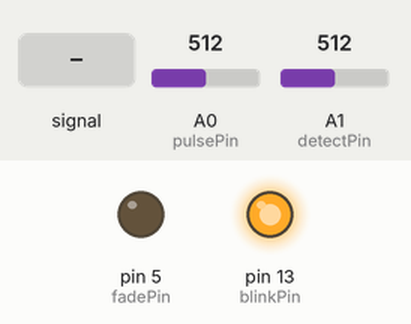
Recording of a sketch running on a simulated Arduino Uno, built with avr-gcc and run on an emulated ATmega328P. Parts: output pins drawn as LEDs (lit = HIGH). Inputs (shaded band) come from the test bench; at power-on: A0 (pulsePin) = 512, A1 (detectPin) = 512. What the sketch prints to the serial monitor is not drawn.

Above: at 2.2 s.
2.3 s: A0 (pulsePin) fed a 200 Hz sine of ±255 counts around its level
At 5.2 s:
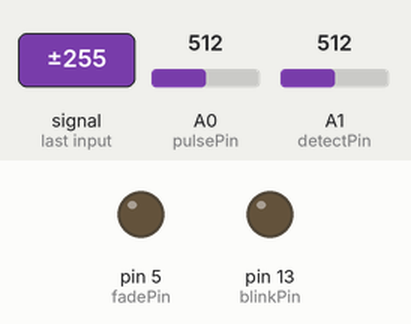
5.3 s: A0 (pulsePin) set to 442
At 8.08 s:
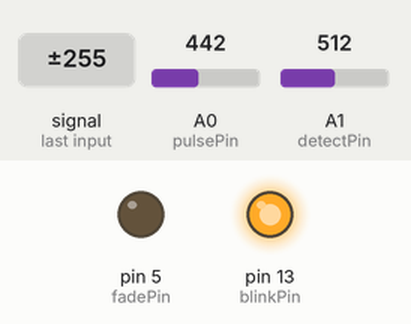
8.3 s: A0 (pulsePin) set to 411
At 9.2 s:
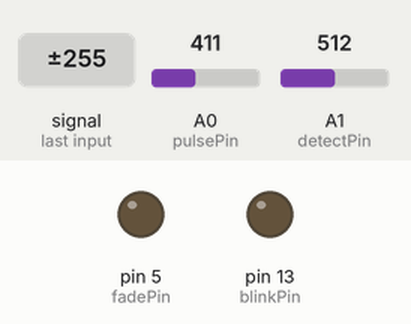
9.8 s: A0 (pulsePin) set to 511
At 10.3 s:
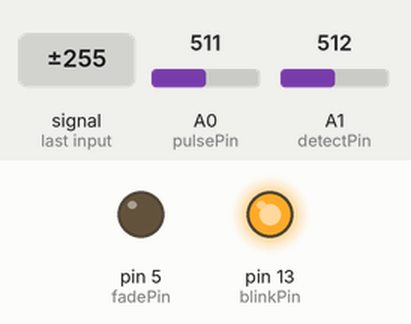
11.3 s: A0 (pulsePin) set to 80
At 19.3 s:
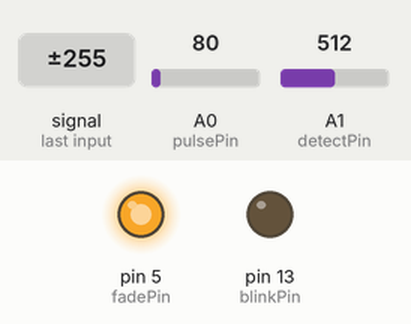
Timing chart, 0 to 26.8 s (numbered marks = the images above; inputs shaded):
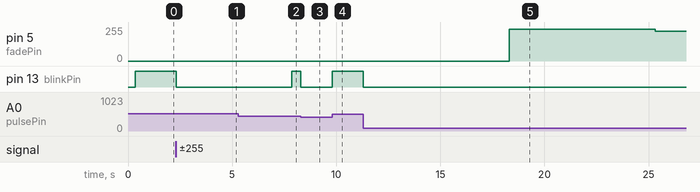

Measured:
- the behaviour switches between 428 and 427 on A0 (pulsePin) (found by bisection; images 2 and 3)
- after the input at 2.3 s, pin 13 (blinkPin): HIGH → LOW at once
- after the input at 5.3 s, pin 13 (blinkPin): LOW → HIGH after 2.6 s
- after the input at 8.3 s, pin 13 (blinkPin): HIGH → LOW at once
- after the input at 9.8 s, pin 13 (blinkPin): LOW → HIGH at once
- after the input at 11.3 s, pin 5 (fadePin): 0/255 → 240/255 after 7.0 s, → 225/255 7.0 s later; pin 13 (blinkPin): HIGH → LOW at once

The sketch:

Pulse_Sensor.ino
```cpp
/*
>> Pulse Sensor Amped 1.2 <<
This code is for Pulse Sensor Amped by Joel Murphy and Yury Gitman
    www.pulsesensor.com
    >>> Pulse Sensor purple wire goes to Analog Pin 0 <<<
Pulse Sensor sample aquisition and processing happens in the background via Timer 2 interrupt. 2mS sample rate.
PWM on pins 3 and 11 will not work when using this code, because we are using Timer 2!
The following variables are automatically updated:
Signal :    int that holds the analog signal data straight from the sensor. updated every 2mS.
IBI  :      int that holds the time interval between beats. 2mS resolution.
BPM  :      int that holds the heart rate value, derived every beat, from averaging previous 10 IBI values.
QS  :       boolean that is made true whenever Pulse is found and BPM is updated. User must reset.
Pulse :     boolean that is true when a heartbeat is sensed then false in time with pin13 LED going out.

This code is designed with output serial data to Processing sketch "PulseSensorAmped_Processing-xx"
The Processing sketch is a simple data visualizer.
All the work to find the heartbeat and determine the heartrate happens in the code below.
Pin 13 LED will blink with heartbeat.
If you want to use pin 13 for something else, adjust the interrupt handler
It will also fade an LED on pin fadePin with every beat. Put an LED and series resistor from fadePin to GND.
Check here for detailed code walkthrough:
http://pulsesensor.myshopify.com/pages/pulse-sensor-amped-arduino-v1dot1

Code Version 1.2 by Joel Murphy & Yury Gitman  Spring 2013
This update fixes the firstBeat and secondBeat flag usage so that realistic BPM is reported.

*/


//  VARIABLES
int pulsePin = 0;                 // Pulse Sensor purple wire connected to analog pin 0
int blinkPin = 13;                // pin to blink led at each beat
int fadePin = 5;                  // pin to do fancy classy fading blink at each beat
int fadeRate = 0;                 // used to fade LED on with PWM on fadePin

int valormin, valormax;

int detectPin = A1;
int detect;

// these variables are volatile because they are used during the interrupt service routine!
volatile int BPM;                   // used to hold the pulse rate
volatile int Signal;                // holds the incoming raw data
volatile int IBI = 600;             // holds the time between beats, must be seeded!
volatile boolean Pulse = false;     // true when pulse wave is high, false when it's low
volatile boolean QS = false;        // becomes true when Arduoino finds a beat.

boolean calibrou = false;
long int tempo;
void setup(){
  pinMode(blinkPin,OUTPUT);         // pin that will blink to your heartbeat!
  pinMode(fadePin,OUTPUT);          // pin that will fade to your heartbeat!
  Serial.begin(115200);
  while (!Serial) {
    ; // wait for serial port to connect. Needed for Leonardo only
  }
  valormin = 1023;
  valormax = 0;
  interruptSetup();                 // sets up to read Pulse Sensor signal every 2mS
   // UN-COMMENT THE NEXT LINE IF YOU ARE POWERING The Pulse Sensor AT LOW VOLTAGE,
   // AND APPLY THAT VOLTAGE TO THE A-REF PIN
   //analogReference(EXTERNAL);
   detect = 500;
 delay(1000);


}


void loop(){

  detect = analogRead(detectPin);
  if (detect < 90){
  while (!calibrou) {
  getValues();
  }
  sendDataToProcessing('S', Signal);     // send Processing the raw Pulse Sensor data
  if (QS == true){                       // Quantified Self flag is true when arduino finds a heartbeat
        fadeRate = 255;                  // Set 'fadeRate' Variable to 255 to fade LED with pulse
        sendDataToProcessing('B',BPM);   // send heart rate with a 'B' prefix
        sendDataToProcessing('Q',IBI);   // send time between beats with a 'Q' prefix
        QS = false;                      // reset the Quantified Self flag for next time
     }

  ledFadeToBeat();

  delay(20);                             //  take a break
}

else{
Serial.print("S");
Serial.println(3544); //codigo 4 dig sup a 1023
calibrou = false;
tempo = millis();

}
}

void ledFadeToBeat(){
    fadeRate -= 15;                         //  set LED fade value
    fadeRate = constrain(fadeRate,0,255);   //  keep LED fade value from going into negative numbers!
    analogWrite(fadePin,fadeRate);          //  fade LED
  }


void sendDataToProcessing(char symbol, int data ){
    Serial.print(symbol);                // symbol prefix tells Processing what type of data is coming
    Serial.println(data);                // the data to send culminating in a carriage return
  }

void getValues(){

  while( millis()-tempo< 7000){
  Serial.print("S");
  Serial.println(2483); //codigo 4 dig sup a 1023
  if (Signal > valormax){
    valormax = Signal;
  }
  if (Signal < valormin){
    valormin = Signal;
  }


  }
  sendDataToProcessing('A', valormax);
  sendDataToProcessing('I', valormin);
  calibrou = true;


}
```

Interrupt.ino
```cpp
volatile int rate[10];                    // used to hold last ten IBI values
volatile unsigned long sampleCounter = 0;          // used to determine pulse timing
volatile unsigned long lastBeatTime = 0;           // used to find the inter beat interval
volatile int P =512;                      // used to find peak in pulse wave
volatile int T = 512;                     // used to find trough in pulse wave
volatile int thresh = 512;                // used to find instant moment of heart beat
volatile int amp = 100;                   // used to hold amplitude of pulse waveform
volatile boolean firstBeat = true;        // used to seed rate array so we startup with reasonable BPM
volatile boolean secondBeat = true;       // used to seed rate array so we startup with reasonable BPM


void interruptSetup(){
  // Initializes Timer2 to throw an interrupt every 2mS.
  TCCR2A = 0x02;     // DISABLE PWM ON DIGITAL PINS 3 AND 11, AND GO INTO CTC MODE
  TCCR2B = 0x06;     // DON'T FORCE COMPARE, 256 PRESCALER
  OCR2A = 0X7C;      // SET THE TOP OF THE COUNT TO 124 FOR 500Hz SAMPLE RATE
  TIMSK2 = 0x02;     // ENABLE INTERRUPT ON MATCH BETWEEN TIMER2 AND OCR2A
  sei();             // MAKE SURE GLOBAL INTERRUPTS ARE ENABLED
}


// THIS IS THE TIMER 2 INTERRUPT SERVICE ROUTINE.
// Timer 2 makes sure that we take a reading every 2 miliseconds
ISR(TIMER2_COMPA_vect){                         // triggered when Timer2 counts to 124
    cli();                                      // disable interrupts while we do this
    Signal = analogRead(pulsePin);
    Signal = Signal*1.2;   // read the Pulse Sensor
    sampleCounter += 2;                         // keep track of the time in mS with this variable
    int N = sampleCounter - lastBeatTime;       // monitor the time since the last beat to avoid noise

//  find the peak and trough of the pulse wave
    if(Signal < thresh && N > (IBI/5)*3){       // avoid dichrotic noise by waiting 3/5 of last IBI
        if (Signal < T){                        // T is the trough
            T = Signal;                         // keep track of lowest point in pulse wave
         }
       }

    if(Signal > thresh && Signal > P){          // thresh condition helps avoid noise
        P = Signal;                             // P is the peak
       }                                        // keep track of highest point in pulse wave

  //  NOW IT'S TIME TO LOOK FOR THE HEART BEAT
  // signal surges up in value every time there is a pulse
if (N > 250){                                   // avoid high frequency noise
  if ( (Signal > thresh) && (Pulse == false) && (N > (IBI/5)*3) ){
    Pulse = true;                               // set the Pulse flag when we think there is a pulse
    digitalWrite(blinkPin,HIGH);                // turn on pin 13 LED
    IBI = sampleCounter - lastBeatTime;         // measure time between beats in mS
    lastBeatTime = sampleCounter;               // keep track of time for next pulse

         if(firstBeat){                         // if it's the first time we found a beat, if firstBeat == TRUE
             firstBeat = false;                 // clear firstBeat flag
             return;                            // IBI value is unreliable so discard it
            }
         if(secondBeat){                        // if this is the second beat, if secondBeat == TRUE
            secondBeat = false;                 // clear secondBeat flag
               for(int i=0; i<=9; i++){         // seed the running total to get a realisitic BPM at startup
                    rate[i] = IBI;
                    }
            }

    // keep a running total of the last 10 IBI values
    word runningTotal = 0;                   // clear the runningTotal variable

    for(int i=0; i<=8; i++){                // shift data in the rate array
          rate[i] = rate[i+1];              // and drop the oldest IBI value
          runningTotal += rate[i];          // add up the 9 oldest IBI values
        }

    rate[9] = IBI;                          // add the latest IBI to the rate array
    runningTotal += rate[9];                // add the latest IBI to runningTotal
    runningTotal /= 10;                     // average the last 10 IBI values
    BPM = 60000/runningTotal;               // how many beats can fit into a minute? that's BPM!
    QS = true;                              // set Quantified Self flag
    // QS FLAG IS NOT CLEARED INSIDE THIS ISR
    }
}

  if (Signal < thresh && Pulse == true){     // when the values are going down, the beat is over
      digitalWrite(blinkPin,LOW);            // turn off pin 13 LED
      Pulse = false;                         // reset the Pulse flag so we can do it again
      amp = P - T;                           // get amplitude of the pulse wave
      thresh = amp/2 + T;                    // set thresh at 50% of the amplitude
      P = thresh;                            // reset these for next time
      T = thresh;
     }

  if (N > 2500){                             // if 2.5 seconds go by without a beat
      thresh = 512;                          // set thresh default
      P = 512;                               // set P default
      T = 512;                               // set T default
      lastBeatTime = sampleCounter;          // bring the lastBeatTime up to date
      firstBeat = true;                      // set these to avoid noise
      secondBeat = true;                     // when we get the heartbeat back
     }

  sei();                                     // enable interrupts when youre done!
}// end isr
```
